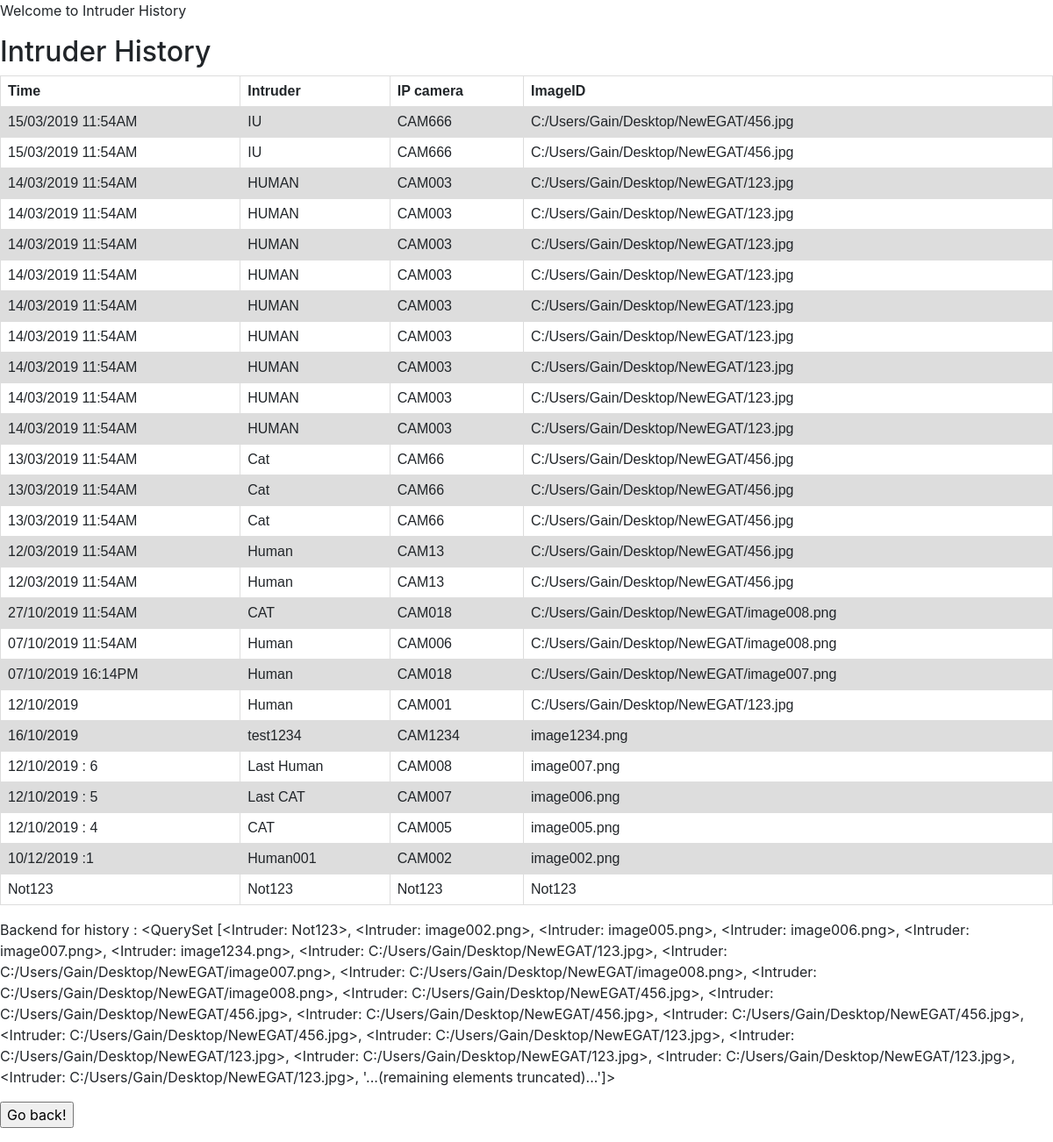
Before: /test8/ with the older database file.
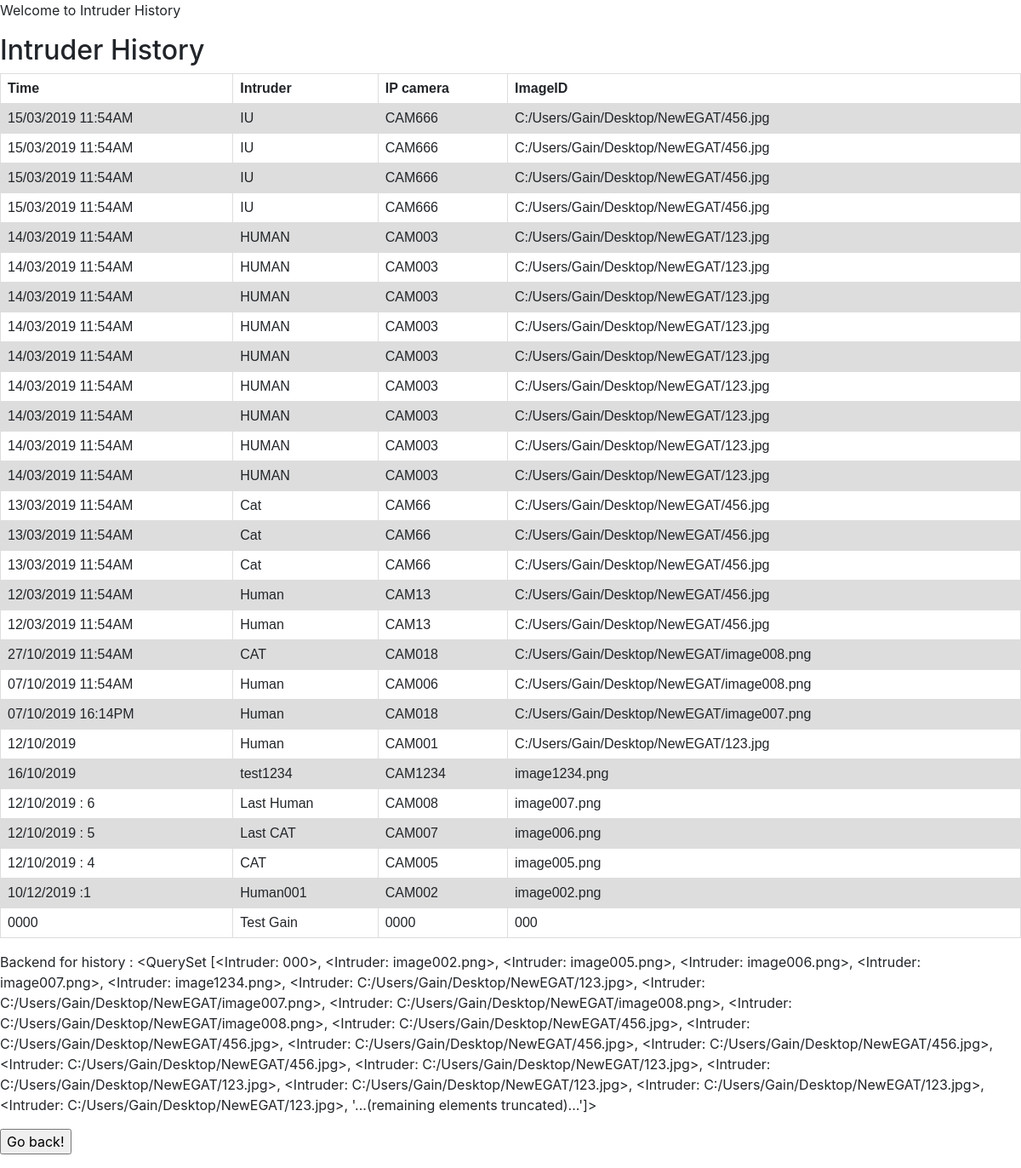
After: the same page with the newer database file.
### example/models.py (models this page shows, shortened)
class Intruder(models.Model):
    Intru = models.CharField(max_length=10)
    IPcam = models.CharField(max_length=10)
    Time = models.CharField(max_length=30)
    ImageID = models.CharField(max_length=50)
    def __str__(self):
        return self.ImageID

### example/viewstest.py (the view)
# urls.py: url(r'test8/$', viewstest.test8),
def test8(request) :
    template = loader.get_template('test8.html')
    header_str = 'Intruder History'
    posts = Intruder.objects.all()
    args = {'var8': header_str, 'posts': posts }
    return HttpResponse(template.render(args, request))

### example/templates/test8.html (shortened to what this page needs)
{% extends 'base.html' %}
{% block body %}
<p>
    Welcome to Intruder History
</p>
<body>
    <h2>{{ var8 }}</h2>
    <table>
        <tr>
            <th>Time</th>
            <th>Intruder</th>
            <th>IP camera</th>
            <th>ImageID</th>
        </tr>
        {% for Intruder in posts reversed %}
        <tr>
            <td>{{ Intruder.Time }}</td>
            <td>{{ Intruder.Intru }}</td>
            <td>{{ Intruder.IPcam }}</td>
            <td>{{ Intruder.ImageID }}</td>
        </tr>
        {% endfor %}
    </table>
    <p>Backend for history : {{posts}}</p>
    <p><form>
        <input type="button" value="Go back!" onclick="history.back()">
        </form>
    </p>
</body>
{% endblock %}

### example/templates/base.html (shortened to what this page needs)
<html>
    <head>
     <link rel="stylesheet" href="https://stackpath.bootstrapcdn.com/bootstrap/4.3.1/css/bootstrap.min.css">
    </head>
    <body>
        {% block body %}{% endblock %}
    </body>
</html>

### example/templates/base.html (style rules this page uses)
table { font-family: arial, sans-serif; border-collapse: collapse; width: 100%; }
td, th { border: 1px solid #dddddd; text-align: left; padding: 8px; }
tr:nth-child(even) { background-color: #dddddd; }

Changed rows visible on the page:
removed Intruder: Time "Not123", Intru "Not123", IPcam "Not123", ImageID "Not123", ImageID.ImageID "<QuerySet [<Intruder: Not123>, <Intruder: image002.png>, <Intruder: image005.png>, <Intruder: image006.png>, <Intruder: image007.png>, <Intruder: image1234.png>, <Intruder: C:/Users/Gain/Desktop/NewEGAT/123.jpg>, <Intruder: C:/Users/Gain/Desktop/NewEGAT/image007.png>, <Intruder: C:/Users/Gain/Desktop/NewEGAT/image008.png>, <Intruder: C:/Users/Gain/Desktop/NewEGAT/image008.png>, <Intruder: C:/Users/Gain/Desktop/NewEGAT/456.jpg>, <Intruder: C:/Users/Gain/Desktop/NewEGAT/456.jpg>, <Intruder: C:/Users/Gain/Desktop/NewEGAT/456.jpg>, <Intruder: C:/Users/Gain/Desktop/NewEGAT/456.jpg>, <Intruder: C:/Users/Gain/Desktop/NewEGAT/456.jpg>, <Intruder: C:/Users/Gain/Desktop/NewEGAT/123.jpg>, <Intruder:…"
added Intruder: Time "15/03/2019 11:54AM", Intru "IU", IPcam "CAM666", ImageID "C:/Users/Gain/Desktop/NewEGAT/456.jpg"
added Intruder: Time "15/03/2019 11:54AM", Intru "IU", IPcam "CAM666", ImageID "C:/Users/Gain/Desktop/NewEGAT/456.jpg"
added Intruder: Time "0000", Intru "Test Gain", IPcam "0000", ImageID "000", ImageID.ImageID "<QuerySet [<Intruder: 000>, <Intruder: image002.png>, <Intruder: image005.png>, <Intruder: image006.png>, <Intruder: image007.png>, <Intruder: image1234.png>, <Intruder: C:/Users/Gain/Desktop/NewEGAT/123.jpg>, <Intruder: C:/Users/Gain/Desktop/NewEGAT/image007.png>, <Intruder: C:/Users/Gain/Desktop/NewEGAT/image008.png>, <Intruder: C:/Users/Gain/Desktop/NewEGAT/image008.png>, <Intruder: C:/Users/Gain/Desktop/NewEGAT/456.jpg>, <Intruder: C:/Users/Gain/Desktop/NewEGAT/456.jpg>, <Intruder: C:/Users/Gain/Desktop/NewEGAT/456.jpg>, <Intruder: C:/Users/Gain/Desktop/NewEGAT/456.jpg>, <Intruder: C:/Users/Gain/Desktop/NewEGAT/456.jpg>, <Intruder: C:/Users/Gain/Desktop/NewEGAT/123.jpg>, <Intruder:…"
